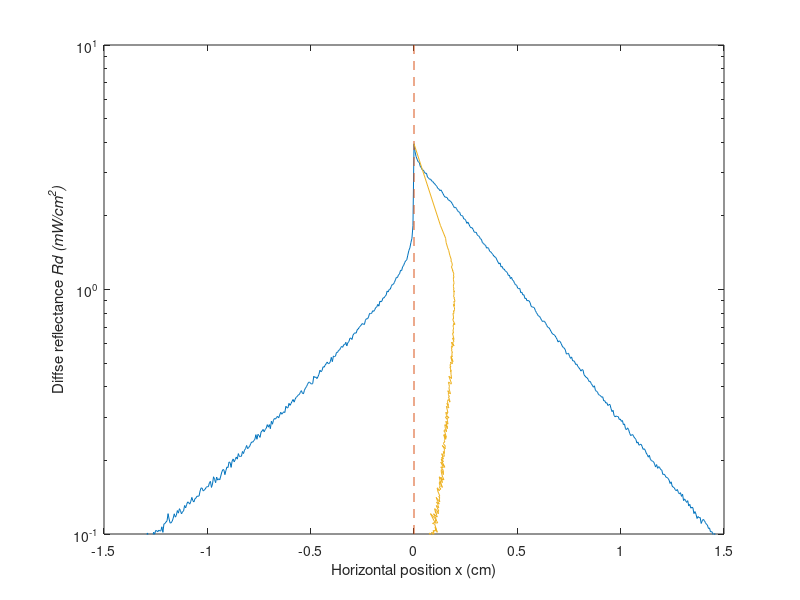

This chart was generated by the following MATLAB code:
% Take the data from Montecarlo simulation


data=[8.7220E-05
  4.3575E-04
  3.4840E-04
  2.3577E-04
  4.9820E-04
  3.0822E-04
  3.0070E-04
  1.5577E-04
  2.1771E-04
  2.9673E-04
  3.2580E-04
  3.0979E-04
  2.5452E-04
  3.6910E-04
  2.6057E-04
  3.1424E-04
  2.5027E-04
  2.4002E-04
  3.4301E-04
  2.9018E-04
  3.3265E-04
  3.0196E-04
  2.6734E-04
  2.8364E-04
  2.1462E-04
  2.5729E-04
  3.0083E-04
  2.6600E-04
  2.8631E-04
  3.6133E-04
  2.7492E-04
  3.1039E-04
  3.0124E-04
  2.6695E-04
  2.7293E-04
  3.3651E-04
  2.8908E-04
  3.2638E-04
  3.1444E-04
  2.8841E-04
  3.1478E-04
  2.8562E-04
  2.6417E-04
  3.0538E-04
  3.2463E-04
  2.8713E-04
  2.9789E-04
  2.5775E-04
  2.9590E-04
  3.6497E-04
  3.4332E-04
  3.3116E-04
  3.2527E-04
  2.8495E-04
  3.4643E-04
  3.3805E-04
  3.1517E-04
  3.5003E-04
  3.5244E-04
  3.1278E-04
  3.0253E-04
  3.4308E-04
  2.9309E-04
  2.8411E-04
  3.4959E-04
  3.1048E-04
  3.5166E-04
  3.0215E-04
  3.0540E-04
  3.7976E-04
  2.9623E-04
  3.6263E-04
  3.1077E-04
  3.0710E-04
  3.3167E-04
  3.6637E-04
  3.3967E-04
  3.7771E-04
  3.5539E-04
  2.9510E-04
  3.5970E-04
  3.0915E-04
  3.1829E-04
  3.6893E-04
  3.5945E-04
  3.5869E-04
  3.4900E-04
  3.5493E-04
  3.4750E-04
  3.0907E-04
  3.8099E-04
  3.5598E-04
  3.8230E-04
  3.4663E-04
  3.8292E-04
  4.1159E-04
  3.5700E-04
  3.6950E-04
  3.8859E-04
  3.4297E-04
  3.7227E-04
  3.4384E-04
  3.5959E-04
  3.7577E-04
  3.6328E-04
  4.0706E-04
  4.0331E-04
  4.0343E-04
  3.9477E-04
  4.6150E-04
  4.1854E-04
  4.1592E-04
  3.5768E-04
  4.0691E-04
  4.3057E-04
  4.4083E-04
  4.1627E-04
  4.2388E-04
  4.1378E-04
  4.0290E-04
  4.0611E-04
  4.1516E-04
  4.4214E-04
  4.4052E-04
  4.3816E-04
  4.6556E-04
  4.1113E-04
  4.3199E-04
  4.4648E-04
  4.6653E-04
  4.7723E-04
  4.5342E-04
  3.9812E-04
  4.4425E-04
  4.6095E-04
  4.5067E-04
  4.5797E-04
  4.5637E-04
  4.3822E-04
  4.5731E-04
  4.7616E-04
  4.6038E-04
  4.5214E-04
  4.5258E-04
  5.0116E-04
  4.4680E-04
  4.9720E-04
  4.4997E-04
  4.7715E-04
  4.4900E-04
  5.0025E-04
  5.1106E-04
  4.6670E-04
  5.1878E-04
  5.2507E-04
  4.6590E-04
  4.8397E-04
  5.2272E-04
  4.9520E-04
  5.4186E-04
  5.4082E-04
  5.7491E-04
  5.1659E-04
  5.0413E-04
  5.3505E-04
  5.3053E-04
  4.7829E-04
  5.0934E-04
  5.3792E-04
  5.3348E-04
  5.4382E-04
  5.3485E-04
  6.0843E-04
  5.7885E-04
  5.3321E-04
  5.6258E-04
  5.8304E-04
  5.5338E-04
  5.9182E-04
  5.7833E-04
  6.1857E-04
  5.8710E-04
  5.7685E-04
  5.8909E-04
  6.0635E-04
  6.2876E-04
  6.3805E-04
  6.6699E-04
  6.2507E-04
  6.2470E-04
  6.3002E-04
  6.6504E-04
  5.9098E-04
  6.6261E-04
  6.1792E-04
  6.8531E-04
  6.4843E-04
  6.8135E-04
  6.7462E-04
  7.0866E-04
  6.5806E-04
  6.5698E-04
  7.2421E-04
  6.6883E-04
  6.5529E-04
  6.7985E-04
  7.0996E-04
  6.7490E-04
  7.3611E-04
  7.5176E-04
  7.4711E-04
  7.3091E-04
  7.6226E-04
  7.7425E-04
  7.7793E-04
  7.2701E-04
  7.6208E-04
  7.9864E-04
  8.0102E-04
  7.6187E-04
  7.8344E-04
  8.4844E-04
  7.7038E-04
  8.1293E-04
  8.0175E-04
  8.0549E-04
  8.6996E-04
  8.3220E-04
  8.3255E-04
  8.5520E-04
  8.3077E-04
  8.6458E-04
  9.1378E-04
  9.0739E-04
  9.1474E-04
  8.4598E-04
  8.5304E-04
  8.9102E-04
  9.2821E-04
  9.1608E-04
  9.4236E-04
  9.6820E-04
  1.0098E-03
  9.8492E-04
  9.8324E-04
  9.6214E-04
  9.4354E-04
  9.5641E-04
  1.0172E-03
  9.9788E-04
  1.0343E-03
  1.0313E-03
  1.0207E-03
  1.0370E-03
  1.0297E-03
  1.0294E-03
  1.0702E-03
  1.0158E-03
  1.0994E-03
  1.1039E-03
  1.1196E-03
  1.1321E-03
  1.2113E-03
  1.1507E-03
  1.1084E-03
  1.1113E-03
  1.1282E-03
  1.1619E-03
  1.2096E-03
  1.1720E-03
  1.1910E-03
  1.2471E-03
  1.2171E-03
  1.2693E-03
  1.2467E-03
  1.2082E-03
  1.2339E-03
  1.2425E-03
  1.3080E-03
  1.2792E-03
  1.3210E-03
  1.3533E-03
  1.3434E-03
  1.3248E-03
  1.3605E-03
  1.4117E-03
  1.3684E-03
  1.3522E-03
  1.3939E-03
  1.4035E-03
  1.4280E-03
  1.4263E-03
  1.4307E-03
  1.5012E-03
  1.5443E-03
  1.5398E-03
  1.4996E-03
  1.5107E-03
  1.5288E-03
  1.5531E-03
  1.5626E-03
  1.5610E-03
  1.6187E-03
  1.6417E-03
  1.5505E-03
  1.6015E-03
  1.7141E-03
  1.6744E-03
  1.6212E-03
  1.7101E-03
  1.6607E-03
  1.6822E-03
  1.6661E-03
  1.7254E-03
  1.7927E-03
  1.8343E-03
  1.8307E-03
  1.7487E-03
  1.8193E-03
  1.8813E-03
  1.8688E-03
  1.9708E-03
  1.9622E-03
  1.8727E-03
  1.9886E-03
  2.0278E-03
  1.9718E-03
  2.0151E-03
  2.0648E-03
  2.0236E-03
  2.1323E-03
  2.0761E-03
  2.0766E-03
  2.0787E-03
  2.1754E-03
  2.1335E-03
  2.2041E-03
  2.2343E-03
  2.3020E-03
  2.2334E-03
  2.2601E-03
  2.2855E-03
  2.3453E-03
  2.3810E-03
  2.3741E-03
  2.4108E-03
  2.4397E-03
  2.5487E-03
  2.4402E-03
  2.5559E-03
  2.5296E-03
  2.4837E-03
  2.6120E-03
  2.6395E-03
  2.6775E-03
  2.6168E-03
  2.6746E-03
  2.7051E-03
  2.8007E-03
  2.7345E-03
  2.8017E-03
  2.6954E-03
  2.8920E-03
  2.8119E-03
  2.9205E-03
  2.9691E-03
  2.9508E-03
  2.9985E-03
  3.0309E-03
  2.9812E-03
  3.0637E-03
  3.1477E-03
  3.0901E-03
  3.1270E-03
  3.1625E-03
  3.1375E-03
  3.3300E-03
  3.2836E-03
  3.2806E-03
  3.4227E-03
  3.3572E-03
  3.4173E-03
  3.4885E-03
  3.5503E-03
  3.4612E-03
  3.5598E-03
  3.6262E-03
  3.6481E-03
  3.7078E-03
  3.7162E-03
  3.7967E-03
  3.8585E-03
  3.7623E-03
  3.7426E-03
  3.8765E-03
  3.9544E-03
  4.0101E-03
  4.0963E-03
  4.1740E-03
  4.1801E-03
  4.1220E-03
  4.1055E-03
  4.1258E-03
  4.4198E-03
  4.3643E-03
  4.3912E-03
  4.3209E-03
  4.3932E-03
  4.4986E-03
  4.6767E-03
  4.6103E-03
  4.6577E-03
  4.8328E-03
  4.8072E-03
  4.9022E-03
  4.9727E-03
  5.0504E-03
  4.9744E-03
  4.9804E-03
  5.0685E-03
  5.2780E-03
  5.0677E-03
  5.3484E-03
  5.3138E-03
  5.3378E-03
  5.5321E-03
  5.5263E-03
  5.6418E-03
  5.6539E-03
  5.7803E-03
  5.8524E-03
  5.8020E-03
  5.9515E-03
  5.9438E-03
  6.0838E-03
  5.8776E-03
  6.0677E-03
  6.1224E-03
  6.3233E-03
  6.3263E-03
  6.2449E-03
  6.5107E-03
  6.6070E-03
  6.6525E-03
  6.6265E-03
  6.8356E-03
  6.8972E-03
  6.9967E-03
  7.0776E-03
  7.1661E-03
  7.2585E-03
  7.2165E-03
  7.1912E-03
  7.4865E-03
  7.6010E-03
  7.5782E-03
  7.7214E-03
  7.9872E-03
  7.9670E-03
  7.9857E-03
  8.1881E-03
  8.1379E-03
  8.2643E-03
  8.4450E-03
  8.4919E-03
  8.6958E-03
  8.5496E-03
  8.9609E-03
  8.9078E-03
  8.9781E-03
  9.2401E-03
  9.2390E-03
  9.3783E-03
  9.4795E-03
  9.8571E-03
  9.7707E-03
  1.0008E-02
  1.0026E-02
  1.0289E-02
  1.0491E-02
  1.0498E-02
  1.0679E-02
  1.0957E-02
  1.1218E-02
  1.1189E-02
  1.1490E-02
  1.1585E-02
  1.1995E-02
  1.1941E-02
  1.2395E-02
  1.2551E-02
  1.2891E-02
  1.3114E-02
  1.3225E-02
  1.3818E-02
  1.4424E-02
  1.4799E-02
  1.5553E-02
  1.6196E-02
  1.8281E-02
  3.9426E-02
  3.6600E-02
  3.4985E-02
  3.4084E-02
  3.3308E-02
  3.3161E-02
  3.1945E-02
  3.1469E-02
  3.0873E-02
  3.0774E-02
  3.0250E-02
  2.9827E-02
  2.9904E-02
  2.8843E-02
  2.8548E-02
  2.8233E-02
  2.8307E-02
  2.7785E-02
  2.7675E-02
  2.7281E-02
  2.7051E-02
  2.6691E-02
  2.6412E-02
  2.5892E-02
  2.5763E-02
  2.5356E-02
  2.5561E-02
  2.5109E-02
  2.4654E-02
  2.4180E-02
  2.3854E-02
  2.3860E-02
  2.3746E-02
  2.3254E-02
  2.3177E-02
  2.2967E-02
  2.2785E-02
  2.2374E-02
  2.2007E-02
  2.1572E-02
  2.1714E-02
  2.1417E-02
  2.1019E-02
  2.0763E-02
  2.0722E-02
  2.0119E-02
  2.0060E-02
  1.9978E-02
  1.9435E-02
  1.9409E-02
  1.9128E-02
  1.8635E-02
  1.8870E-02
  1.8480E-02
  1.8079E-02
  1.7877E-02
  1.7909E-02
  1.7608E-02
  1.7209E-02
  1.7117E-02
  1.7157E-02
  1.6724E-02
  1.6584E-02
  1.6489E-02
  1.6107E-02
  1.6056E-02
  1.5534E-02
  1.5459E-02
  1.5226E-02
  1.5181E-02
  1.4759E-02
  1.4851E-02
  1.4715E-02
  1.4331E-02
  1.4263E-02
  1.4082E-02
  1.3907E-02
  1.3707E-02
  1.3589E-02
  1.3509E-02
  1.3198E-02
  1.2944E-02
  1.2720E-02
  1.2851E-02
  1.2358E-02
  1.2434E-02
  1.2134E-02
  1.2121E-02
  1.1916E-02
  1.1849E-02
  1.1721E-02
  1.1410E-02
  1.1454E-02
  1.1083E-02
  1.1229E-02
  1.0928E-02
  1.0868E-02
  1.0583E-02
  1.0455E-02
  1.0401E-02
  1.0134E-02
  1.0076E-02
  1.0106E-02
  9.6988E-03
  9.7495E-03
  9.4918E-03
  9.5221E-03
  9.1809E-03
  9.2144E-03
  8.9902E-03
  9.0193E-03
  8.9812E-03
  8.8312E-03
  8.5313E-03
  8.4817E-03
  8.4670E-03
  8.4246E-03
  8.2135E-03
  8.0558E-03
  7.9253E-03
  7.7857E-03
  7.7776E-03
  7.6402E-03
  7.4986E-03
  7.3934E-03
  7.4343E-03
  7.3923E-03
  7.2746E-03
  7.1320E-03
  7.0088E-03
  6.9907E-03
  6.8862E-03
  6.7607E-03
  6.6357E-03
  6.5609E-03
  6.5403E-03
  6.4758E-03
  6.3658E-03
  6.2528E-03
  6.0976E-03
  6.1684E-03
  6.1254E-03
  6.0035E-03
  5.8651E-03
  5.7926E-03
  5.7577E-03
  5.6515E-03
  5.4418E-03
  5.4680E-03
  5.4873E-03
  5.3334E-03
  5.2280E-03
  5.2993E-03
  5.1074E-03
  5.1136E-03
  5.0571E-03
  4.9312E-03
  4.9577E-03
  4.8454E-03
  4.7898E-03
  4.7259E-03
  4.6366E-03
  4.7032E-03
  4.6854E-03
  4.4808E-03
  4.4254E-03
  4.3722E-03
  4.3529E-03
  4.2859E-03
  4.1981E-03
  4.2098E-03
  4.1188E-03
  4.0590E-03
  3.9854E-03
  4.0388E-03
  3.8661E-03
  3.8357E-03
  3.8037E-03
  3.7147E-03
  3.7013E-03
  3.6724E-03
  3.6252E-03
  3.6421E-03
  3.5023E-03
  3.5101E-03
  3.4303E-03
  3.4440E-03
  3.3538E-03
  3.3814E-03
  3.3884E-03
  3.2617E-03
  3.1654E-03
  3.2054E-03
  3.0473E-03
  3.0158E-03
  3.0397E-03
  3.0241E-03
  3.0213E-03
  2.9389E-03
  2.9539E-03
  2.8885E-03
  2.9127E-03
  2.7988E-03
  2.8201E-03
  2.6942E-03
  2.6702E-03
  2.7178E-03
  2.6719E-03
  2.5838E-03
  2.5254E-03
  2.5463E-03
  2.5489E-03
  2.4984E-03
  2.4656E-03
  2.4387E-03
  2.3537E-03
  2.3795E-03
  2.3065E-03
  2.3233E-03
  2.3287E-03
  2.2826E-03
  2.2176E-03
  2.2329E-03
  2.2021E-03
  2.1417E-03
  2.1117E-03
  2.0622E-03
  2.0992E-03
  2.0197E-03
  1.9986E-03
  1.9846E-03
  1.9772E-03
  1.9350E-03
  1.8785E-03
  1.9231E-03
  1.8559E-03
  1.8860E-03
  1.8674E-03
  1.8324E-03
  1.8259E-03
  1.7519E-03
  1.7573E-03
  1.7429E-03
  1.7077E-03
  1.7030E-03
  1.6896E-03
  1.6616E-03
  1.6086E-03
  1.6355E-03
  1.5695E-03
  1.5559E-03
  1.5459E-03
  1.5168E-03
  1.5029E-03
  1.5216E-03
  1.4783E-03
  1.4577E-03
  1.4759E-03
  1.4252E-03
  1.4555E-03
  1.3693E-03
  1.3918E-03
  1.3681E-03
  1.3461E-03
  1.3692E-03
  1.3015E-03
  1.3224E-03
  1.2750E-03
  1.2870E-03
  1.2801E-03
  1.2120E-03
  1.2356E-03
  1.2045E-03
  1.1572E-03
  1.1795E-03
  1.1652E-03
  1.1689E-03
  1.1042E-03
  1.1334E-03
  1.1475E-03
  1.1359E-03
  1.1149E-03
  1.0963E-03
  1.0877E-03
  1.0534E-03
  1.0590E-03
  1.0201E-03
  1.0236E-03
  1.0116E-03
  9.7511E-04
  1.0042E-03
  9.8513E-04
  9.7049E-04
  9.3868E-04
  9.4444E-04
  9.2704E-04
  9.3263E-04
  9.3704E-04
  9.3221E-04
  9.0095E-04
  8.6300E-04
  8.4538E-04
  8.3897E-04
  8.5054E-04
  8.5553E-04
  8.1609E-04
  8.1688E-04
  7.9626E-04
  7.9681E-04
  7.8108E-04
  7.9675E-04
  7.7640E-04
  7.6322E-04
  7.5218E-04
  7.5453E-04
  7.6223E-04
  7.0986E-04
  7.2149E-04
  7.1416E-04
  6.9548E-04
  6.9375E-04
  6.9686E-04
  6.6542E-04
  6.9509E-04
  6.6639E-04
  6.8076E-04
  6.5764E-04
  6.5784E-04
  6.6051E-04
  6.3548E-04
  6.0378E-04
  6.1938E-04
  6.2788E-04
  5.8906E-04
  6.0627E-04
  5.8185E-04
  5.9475E-04
  5.6283E-04
  5.6423E-04
  5.7026E-04
  5.4143E-04
  5.5449E-04
  5.4110E-04
  5.3004E-04
  5.3869E-04
  5.3516E-04
  5.2614E-04
  5.0830E-04
  4.9819E-04
  5.0503E-04
  4.9391E-04
  4.9838E-04
  4.8162E-04
  5.0431E-04
  4.8757E-04
  4.6097E-04
  4.7194E-04
  4.6232E-04
  4.5188E-04
  4.6660E-04
  4.6129E-04
  4.4710E-04
  4.3074E-04
  4.4471E-04
  4.3782E-04
  4.1570E-04
  4.0330E-04
  4.1398E-04
  4.1444E-04
  4.1832E-04
  3.8196E-04
  3.9361E-04
  3.9279E-04
  3.9659E-04
  3.8547E-04
  3.7391E-04
  3.6922E-04
  3.5283E-04
  3.7489E-04
  3.5131E-04
  3.6084E-04
  3.5935E-04
  3.4305E-04
  3.4237E-04
  3.3934E-04
  3.2746E-04
  3.3758E-04
  3.3160E-04
  3.3269E-04
  3.1606E-04
  3.2929E-04
  3.1382E-04
  3.1628E-04
  3.0177E-04
  3.0701E-04
  3.0871E-04
  3.1124E-04
  2.9165E-04
  2.9418E-04
  2.9620E-04
  2.8640E-04
  2.8617E-04
  2.8364E-04
  2.7702E-04
  2.7470E-04
  2.7610E-04
  2.6633E-04
  2.6893E-04
  2.7090E-04
  2.6268E-04
  2.5136E-04
  2.4500E-04
  2.5480E-04
  2.4378E-04
  2.5015E-04
  2.4659E-04
  2.5938E-04
  2.2589E-04
  2.2888E-04
  2.3873E-04
  2.2958E-04
  2.2758E-04
  2.2727E-04
  2.2795E-04
  2.2613E-04
  2.1573E-04
  2.2219E-04
  2.1915E-04
  2.1216E-04
  2.0748E-04
  2.1417E-04
  2.0533E-04
  1.9976E-04
  1.9544E-04
  1.9813E-04
  1.9639E-04
  1.8986E-04
  1.9577E-04
  1.9356E-04
  1.9324E-04
  1.8284E-04
  1.7806E-04
  1.9751E-04
  1.8810E-04
  1.8060E-04
  1.7469E-04
  1.7426E-04
  1.7345E-04
  1.7401E-04
  1.7286E-04
  1.6184E-04
  1.7035E-04
  1.6428E-04
  1.6042E-04
  1.6480E-04
  1.5110E-04
  1.6258E-04
  1.6040E-04
  1.5649E-04
  1.3987E-04
  1.5768E-04
  1.4450E-04
  1.4720E-04
  1.4511E-04
  1.4738E-04
  1.4820E-04
  1.4398E-04
  1.3907E-04
  1.3474E-04
  1.3447E-04
  1.3361E-04
  1.3339E-04
  1.3174E-04
  1.3385E-04
  1.2973E-04
  1.3243E-04
  1.2855E-04
  1.2781E-04
  1.2830E-04
  1.2355E-04
  1.1973E-04
  1.2768E-04
  1.2195E-04
  1.1458E-04
  1.2121E-04
  1.1420E-04
  1.1546E-04
  1.0946E-04
  1.0657E-04
  1.0885E-04
  1.0902E-04
  1.0393E-04
  1.0666E-04
  1.0455E-04
  1.0974E-04
  1.0420E-04
  1.0044E-04
  9.9547E-05
  1.0225E-04
  1.0960E-02];
% multiply by 10^2 to make it mW/cm^w
Cut_data=data(501-300:501+299)*10^2;
distance_p=linspace(0,1.5,300)
distance_n=linspace(-1.5,-1.5/300,300);
distance=[distance_n,distance_p]
middle_line=zeros(1,301);

for i = 1:301
    current_v=Cut_data(i);
    [v,x_position]=min(abs(Cut_data(302:600)-current_v));
    middle_line(i)=(distance(i)+distance(x_position+300))/2;

end

figure;
semilogy(distance,Cut_data)
hold on
plot([0,0],[0.1,10],'--')
plot(middle_line,Cut_data(1:301))
ylim([0.1,10])
xlabel('Horizontal position x (cm)');
ylabel('Diffse reflectance \itRd (mW/cm^2)');

